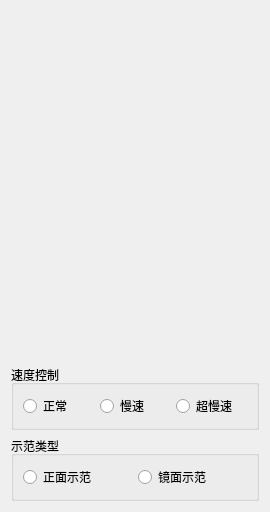
<?xml version="1.0" encoding="UTF-8"?>
<ui version="4.0">
 <class>VideoPlayer</class>
 <widget class="QWidget" name="VideoPlayer">
  <property name="geometry">
   <rect>
    <x>0</x>
    <y>0</y>
    <width>270</width>
    <height>512</height>
   </rect>
  </property>
  <property name="windowTitle">
   <string>Form</string>
  </property>
  <layout class="QVBoxLayout" name="verticalLayout" stretch="8,1,1">
   <item>
    <widget class="QWidget" name="PlayWidget" native="true">
     <property name="sizePolicy">
      <sizepolicy hsizetype="Preferred" vsizetype="Preferred">
       <horstretch>0</horstretch>
       <verstretch>0</verstretch>
      </sizepolicy>
     </property>
    </widget>
   </item>
   <item>
    <widget class="QGroupBox" name="SpeedControl">
     <property name="title">
      <string>速度控制</string>
     </property>
     <layout class="QHBoxLayout" name="horizontalLayout">
      <item>
       <widget class="QRadioButton" name="FastButton">
        <property name="text">
         <string>正常</string>
        </property>
       </widget>
      </item>
      <item>
       <widget class="QRadioButton" name="SlowButton">
        <property name="text">
         <string>慢速</string>
        </property>
       </widget>
      </item>
      <item>
       <widget class="QRadioButton" name="VerySlowButton">
        <property name="text">
         <string>超慢速</string>
        </property>
       </widget>
      </item>
     </layout>
    </widget>
   </item>
   <item>
    <widget class="QGroupBox" name="MirrorControl">
     <property name="title">
      <string>示范类型</string>
     </property>
     <layout class="QHBoxLayout" name="horizontalLayout_2">
      <item>
       <widget class="QRadioButton" name="NormalButton">
        <property name="text">
         <string>正面示范</string>
        </property>
       </widget>
      </item>
      <item>
       <widget class="QRadioButton" name="MirrorButton">
        <property name="text">
         <string>镜面示范</string>
        </property>
       </widget>
      </item>
     </layout>
    </widget>
   </item>
  </layout>
 </widget>
 <resources/>
 <connections/>
</ui>
